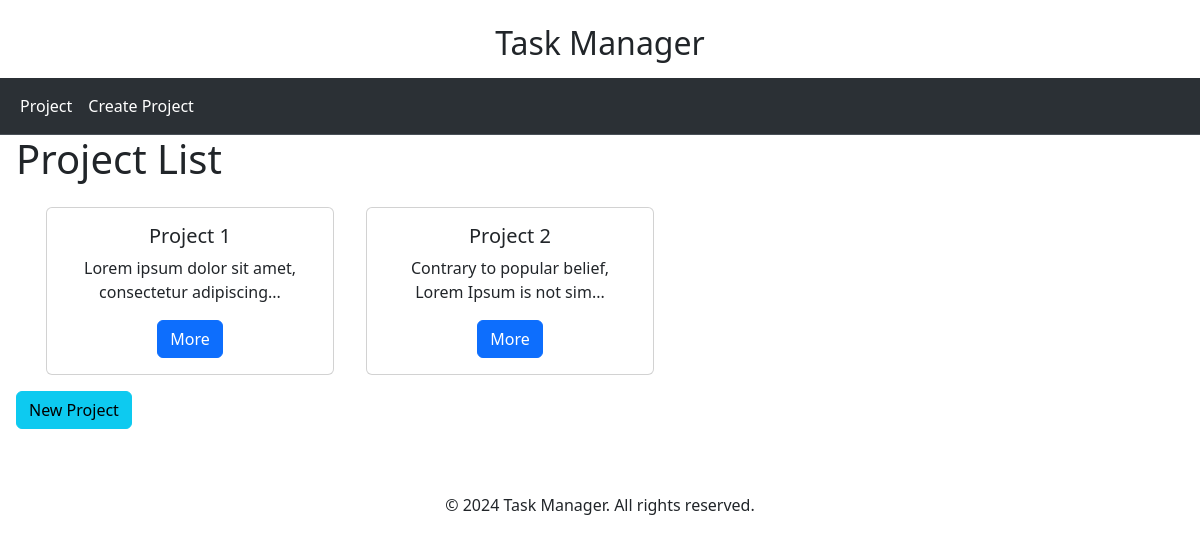
The page /projects/ on the database as committed earlier.
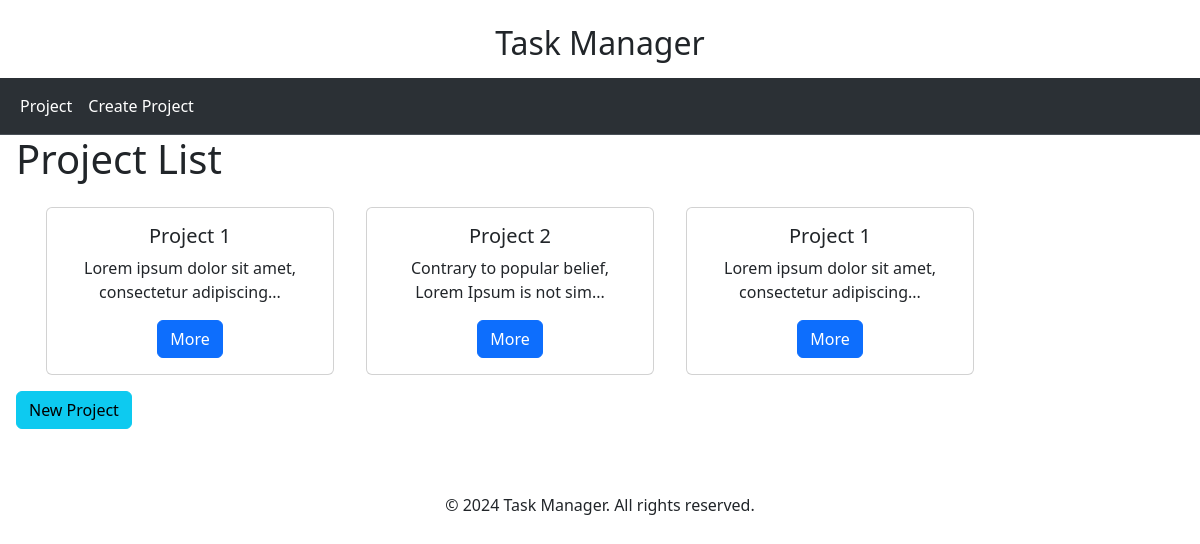
The same page on the database as committed later.
### tasks/models.py (models this page shows)
class Project(models.Model):
    name = models.CharField(max_length=100)
    description = models.TextField()

### tasks/views.py (the view)
# urls.py: path('projects/', views.ProjectListView.as_view(), name='project_list'),
class ProjectListView(ListView):
    model = Project
    template_name = 'tasks/project_list.html'

### tasks/templates/tasks/project_list.html
{% extends "base.html" %}
{% block content %}
<h1 class="ps-3">Project List</h1>
    <div class="container">
    <div class="row">
    {% for project in project_list %}
        <div class="card text-center m-3" style="width: 18rem;">
            <div class="card-body">
              <h5 class="card-title">{{ project.name }}</h5>
              <p class="card-text">{{ project.description|slice:":50" }}{% if project.description|length > 50 %}...{% endif %}</p>
              <a href="{% url 'project_detail' project.id %}" class="btn btn-primary">More</a>
            </div>
          </div>
    {% endfor %}
    </div>
    </div>
    <div class="ps-3 pb-3">
           <a type="button" class="btn btn-info" href="{% url 'project_create' %}">New Project</a>
    </div>
{% endblock %}

Rows that differ between the two databases and show on the page:
added Project: name "Project 1", description "Lorem ipsum dolor sit amet, consectetur adipiscing"
